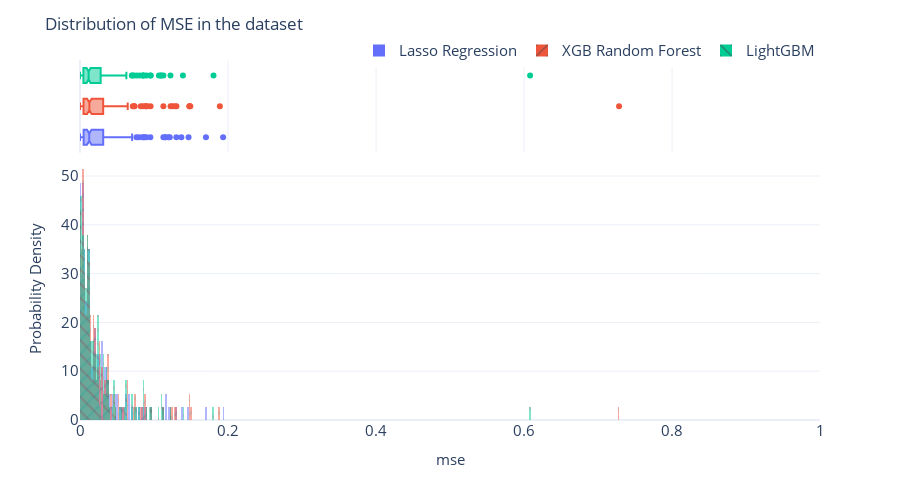

Notebook cell for this chart:
### Code cell
fig = px.histogram(metrics_df,
                   x="MSE",
                   color=metrics_df["Algorithm"],
                   pattern_shape=metrics_df["Algorithm"],
                   marginal="box",
                   nbins=500,
                   barmode="overlay",
                   histnorm="probability density")
fig = format_plot(fig, xlabel="mse", ylabel="Probability Density")
fig.update_layout(title="Distribution of MSE in the dataset", xaxis_range=[0,1])
fig.write_image(dst_img/"ml_mse_dist.png")
fig.show()

### Figure 1 — Plotly figure (JSON) as saved in the notebook; plotly's stock layout.template omitted (floating-point values rounded to 4 significant figures; data arrays with more than 128 entries replaced by an {"elided": "..."} marker saying what was removed)
{"data": [{"bingroup": "x", "histnorm": "probability density", "hovertemplate": "Algorithm=Lasso Regression<br>MSE=%{x}<br>probability density=%{y}<extra></extra>", "legendgroup": "Lasso Regression", "marker": {"color": "#636efa", "opacity": 0.5, "pattern": {"shape": ""}}, "name": "Lasso Regression", "nbinsx": 500, "orientation": "v", "showlegend": true, "type": "histogram", "x": {"elided": "185 float values"}, "xaxis": "x", "yaxis": "y"}, {"hovertemplate": "Algorithm=Lasso Regression<br>MSE=%{x}<extra></extra>", "legendgroup": "Lasso Regression", "marker": {"color": "#636efa"}, "name": "Lasso Regression", "notched": true, "showlegend": false, "type": "box", "x": {"elided": "185 float values"}, "xaxis": "x2", "yaxis": "y2"}, {"bingroup": "x", "histnorm": "probability density", "hovertemplate": "Algorithm=XGB Random Forest<br>MSE=%{x}<br>probability density=%{y}<extra></extra>", "legendgroup": "XGB Random Forest", "marker": {"color": "#EF553B", "opacity": 0.5, "pattern": {"shape": "/"}}, "name": "XGB Random Forest", "nbinsx": 500, "orientation": "v", "showlegend": true, "type": "histogram", "x": {"elided": "185 float values"}, "xaxis": "x", "yaxis": "y"}, {"hovertemplate": "Algorithm=XGB Random Forest<br>MSE=%{x}<extra></extra>", "legendgroup": "XGB Random Forest", "marker": {"color": "#EF553B"}, "name": "XGB Random Forest", "notched": true, "showlegend": false, "type": "box", "x": {"elided": "185 float values"}, "xaxis": "x2", "yaxis": "y2"}, {"bingroup": "x", "histnorm": "probability density", "hovertemplate": "Algorithm=LightGBM<br>MSE=%{x}<br>probability density=%{y}<extra></extra>", "legendgroup": "LightGBM", "marker": {"color": "#00cc96", "opacity": 0.5, "pattern": {"shape": "\\"}}, "name": "LightGBM", "nbinsx": 500, "orientation": "v", "showlegend": true, "type": "histogram", "x": {"elided": "185 float values"}, "xaxis": "x", "yaxis": "y"}, {"hovertemplate": "Algorithm=LightGBM<br>MSE=%{x}<extra></extra>", "legendgroup": "LightGBM", "marker": {"color": "#00cc96"}, "name": "LightGBM", "notched": true, "showlegend": false, "type": "box", "x": {"elided": "185 float values"}, "xaxis": "x2", "yaxis": "y2"}], "layout": {"autosize": false, "barmode": "overlay", "height": 500, "legend": {"font": {"size": 15}, "orientation": "h", "title": {}, "tracegroupgap": 0, "x": 1, "xanchor": "right", "y": 0.98, "yanchor": "bottom"}, "margin": {"t": 60}, "title": {"text": "Distribution of MSE in the dataset"}, "width": 900, "xaxis": {"anchor": "y", "domain": [0, 1], "range": [0, 1], "tickfont": {"size": 15}, "title": {"font": {"size": 15}, "text": "mse"}}, "xaxis2": {"anchor": "y2", "domain": [0, 1], "matches": "x", "showgrid": true, "showticklabels": false}, "yaxis": {"anchor": "x", "domain": [0, 0.7326], "tickfont": {"size": 15}, "title": {"font": {"size": 15}, "text": "Probability Density"}}, "yaxis2": {"anchor": "x2", "domain": [0.7426, 1], "matches": "y2", "showgrid": false, "showline": false, "showticklabels": false, "ticks": ""}}}
